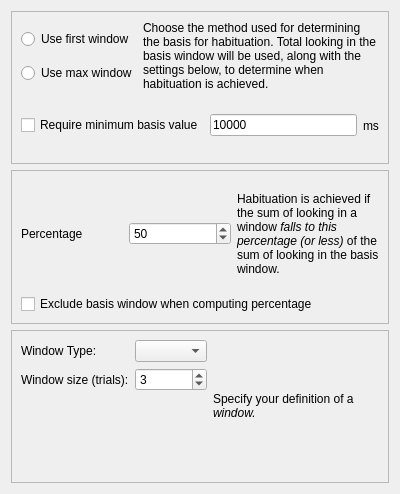
<?xml version="1.0" encoding="UTF-8"?>
<ui version="4.0">
 <class>PhaseWPHabit1</class>
 <widget class="QWizardPage" name="PhaseWPHabit1">
  <property name="geometry">
   <rect>
    <x>0</x>
    <y>0</y>
    <width>400</width>
    <height>494</height>
   </rect>
  </property>
  <property name="windowTitle">
   <string>WizardPage</string>
  </property>
  <property name="title">
   <string>Reduction of looking time</string>
  </property>
  <property name="subTitle">
   <string>Enter habituation criteria details</string>
  </property>
  <attribute name="pageId">
   <string notr="true">4</string>
  </attribute>
  <layout class="QVBoxLayout" name="verticalLayout">
   <item>
    <widget class="QFrame" name="frame">
     <property name="frameShape">
      <enum>QFrame::StyledPanel</enum>
     </property>
     <property name="frameShadow">
      <enum>QFrame::Raised</enum>
     </property>
     <layout class="QVBoxLayout" name="verticalLayout_4">
      <item>
       <layout class="QHBoxLayout" name="horizontalLayout_5">
        <item>
         <layout class="QVBoxLayout" name="verticalLayout_3">
          <item>
           <widget class="QRadioButton" name="rbUseFirstWindow">
            <property name="toolTip">
             <string>&lt;html&gt;&lt;head/&gt;&lt;body&gt;&lt;p&gt;Habit will use total looking time from the &lt;span style=&quot; font-style:italic;&quot;&gt;first full window&lt;/span&gt; as the basis for habituation.&lt;/p&gt;&lt;/body&gt;&lt;/html&gt;</string>
            </property>
            <property name="text">
             <string>Use first window</string>
            </property>
           </widget>
          </item>
          <item>
           <widget class="QRadioButton" name="rbUseMaxWindow">
            <property name="toolTip">
             <string>&lt;html&gt;&lt;head/&gt;&lt;body&gt;&lt;p&gt;Habit will use the window with the &lt;span style=&quot; font-style:italic;&quot;&gt;most looking time&lt;/span&gt; as the basis for habituation.&lt;/p&gt;&lt;/body&gt;&lt;/html&gt;</string>
            </property>
            <property name="text">
             <string>Use max window</string>
            </property>
           </widget>
          </item>
         </layout>
        </item>
        <item>
         <widget class="QLabel" name="label_5">
          <property name="text">
           <string>Choose the method used for determining the basis for habituation. Total looking in the basis window will be used, along with the settings below, to determine when habituation is achieved. </string>
          </property>
          <property name="wordWrap">
           <bool>true</bool>
          </property>
         </widget>
        </item>
       </layout>
      </item>
      <item>
       <layout class="QHBoxLayout" name="horizontalLayout_4">
        <item>
         <widget class="QCheckBox" name="cbxRequireMinBasisValue">
          <property name="toolTip">
           <string>&lt;html&gt;&lt;head/&gt;&lt;body&gt;&lt;p&gt;Require a &lt;span style=&quot; font-style:italic;&quot;&gt;minimum amount of looking &lt;/span&gt;for a basis window. If &lt;span style=&quot; font-style:italic;&quot;&gt;first window&lt;/span&gt; is selected, then the first window &lt;span style=&quot; font-style:italic;&quot;&gt;which passes this test&lt;/span&gt; will be used as the basis.&lt;/p&gt;&lt;/body&gt;&lt;/html&gt;</string>
          </property>
          <property name="text">
           <string>Require minimum basis value</string>
          </property>
         </widget>
        </item>
        <item>
         <widget class="QLineEdit" name="lineeditMinBasisValue">
          <property name="text">
           <string>10000</string>
          </property>
         </widget>
        </item>
        <item>
         <widget class="QLabel" name="label_4">
          <property name="text">
           <string>ms</string>
          </property>
         </widget>
        </item>
       </layout>
      </item>
     </layout>
    </widget>
   </item>
   <item>
    <widget class="QFrame" name="frame_2">
     <property name="frameShape">
      <enum>QFrame::StyledPanel</enum>
     </property>
     <property name="frameShadow">
      <enum>QFrame::Raised</enum>
     </property>
     <layout class="QVBoxLayout" name="verticalLayout_5">
      <item>
       <layout class="QHBoxLayout" name="horizontalLayout_6">
        <item>
         <widget class="QLabel" name="label_6">
          <property name="text">
           <string>Percentage</string>
          </property>
         </widget>
        </item>
        <item>
         <widget class="QSpinBox" name="spinPercentage">
          <property name="value">
           <number>50</number>
          </property>
         </widget>
        </item>
        <item>
         <widget class="QLabel" name="label_7">
          <property name="text">
           <string>&lt;html&gt;&lt;head/&gt;&lt;body&gt;&lt;p&gt;Habituation is achieved if the sum of looking in a window &lt;span style=&quot; font-style:italic;&quot;&gt;falls to this percentage (or less)&lt;/span&gt; of the sum of looking in the basis window.&lt;/p&gt;&lt;/body&gt;&lt;/html&gt;</string>
          </property>
          <property name="wordWrap">
           <bool>true</bool>
          </property>
         </widget>
        </item>
       </layout>
      </item>
      <item>
       <widget class="QCheckBox" name="cbxExcludeBasisWindow">
        <property name="toolTip">
         <string>&lt;html&gt;&lt;head/&gt;&lt;body&gt;&lt;p&gt;When using a &lt;span style=&quot; font-style:italic;&quot;&gt;sliding window&lt;/span&gt;, the trials used as the basis are not used when computing percentage and testing for habituation. This has no effect when using a &lt;span style=&quot; font-style:italic;&quot;&gt;fixed window.&lt;/span&gt;&lt;/p&gt;&lt;/body&gt;&lt;/html&gt;</string>
        </property>
        <property name="text">
         <string>Exclude basis window when computing percentage</string>
        </property>
       </widget>
      </item>
     </layout>
    </widget>
   </item>
   <item>
    <widget class="QFrame" name="frame_3">
     <property name="frameShape">
      <enum>QFrame::StyledPanel</enum>
     </property>
     <property name="frameShadow">
      <enum>QFrame::Raised</enum>
     </property>
     <layout class="QHBoxLayout" name="horizontalLayout_7">
      <item>
       <layout class="QFormLayout" name="formLayout">
        <item row="0" column="0">
         <widget class="QLabel" name="label_8">
          <property name="text">
           <string>Window Type:</string>
          </property>
         </widget>
        </item>
        <item row="0" column="1">
         <widget class="QComboBox" name="comboWindowType">
          <property name="toolTip">
           <string>&lt;html&gt;&lt;head/&gt;&lt;body&gt;&lt;p&gt;For a &lt;span style=&quot; font-style:italic;&quot;&gt;fixed window, &lt;/span&gt;windows are [&lt;span style=&quot; font-style:italic;&quot;&gt;1,2,...,size], [size+1,...,2*size],...&lt;/span&gt;&lt;/p&gt;&lt;p&gt;For a &lt;span style=&quot; font-style:italic;&quot;&gt;sliding window, &lt;/span&gt;windows are &lt;span style=&quot; font-style:italic;&quot;&gt;[1,2,...size], [2,3,...,size+1],...&lt;/span&gt;&lt;/p&gt;&lt;/body&gt;&lt;/html&gt;</string>
          </property>
         </widget>
        </item>
        <item row="1" column="0">
         <widget class="QLabel" name="label_9">
          <property name="text">
           <string>Window size (trials):</string>
          </property>
         </widget>
        </item>
        <item row="1" column="1">
         <widget class="QSpinBox" name="spinWindowSize">
          <property name="minimum">
           <number>1</number>
          </property>
          <property name="value">
           <number>3</number>
          </property>
         </widget>
        </item>
       </layout>
      </item>
      <item>
       <widget class="QLabel" name="label_10">
        <property name="text">
         <string>&lt;html&gt;&lt;head/&gt;&lt;body&gt;&lt;p&gt;Specify your definition of a &lt;span style=&quot; font-style:italic;&quot;&gt;window. &lt;/span&gt;&lt;/p&gt;&lt;/body&gt;&lt;/html&gt;</string>
        </property>
        <property name="wordWrap">
         <bool>true</bool>
        </property>
       </widget>
      </item>
     </layout>
    </widget>
   </item>
  </layout>
 </widget>
 <resources/>
 <connections/>
</ui>
